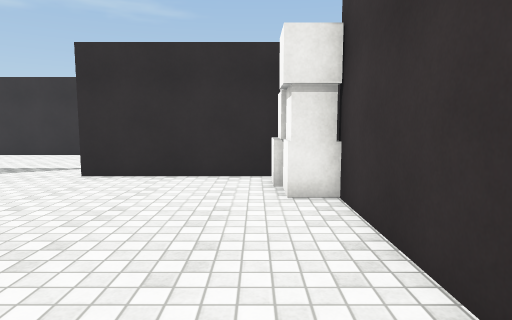
[1] (above)

15 first-person views from a walk through a scene from a Unity 3-D project. The camera is 1.3 m above the floor, tilts 6° down and sees 75° across. The floor is counted in squares, 1 m on a side. Each view is taken from the middle of a square. On the plan, view 1 faces up. The plan holds only what a view shows up to about 14 squares ahead; the rest is blank. The place goes on beyond the plan. The player character is not drawn. Some surface patterns are stand-ins.

[2]
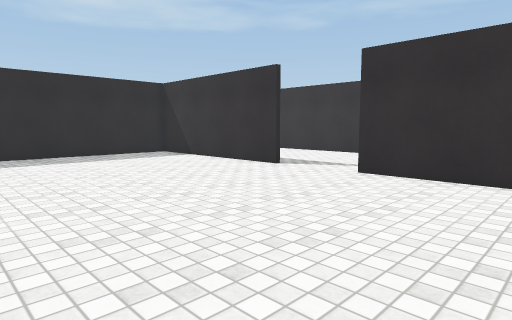

[3]
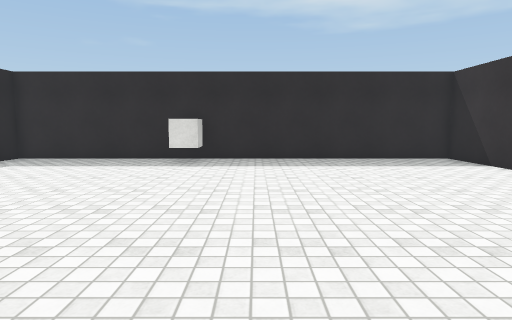

[4]
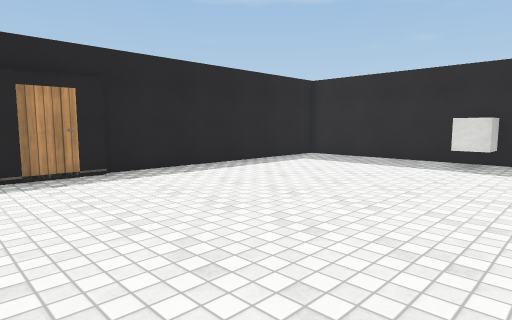

[5]
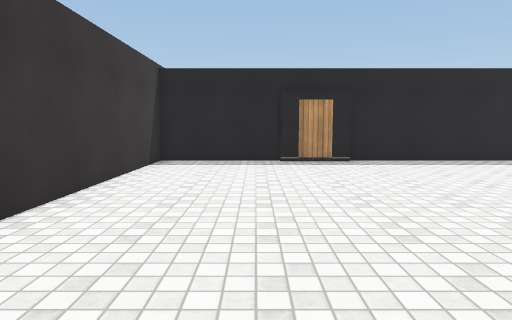

[6]
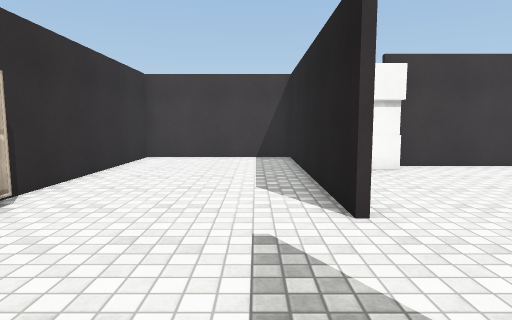

[7]
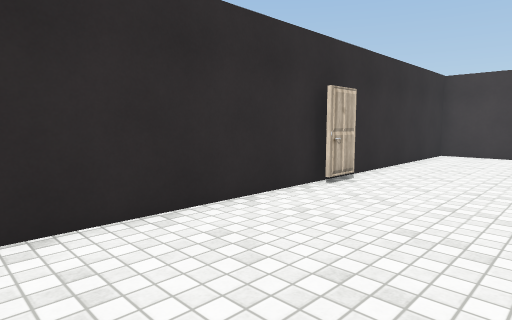

[8]
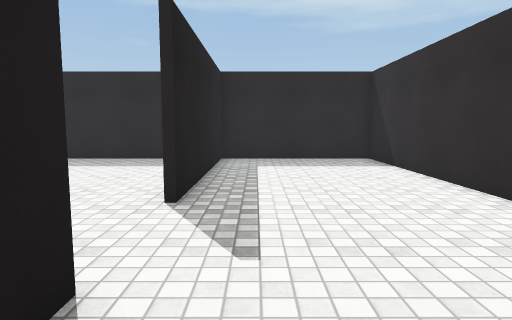

[9]
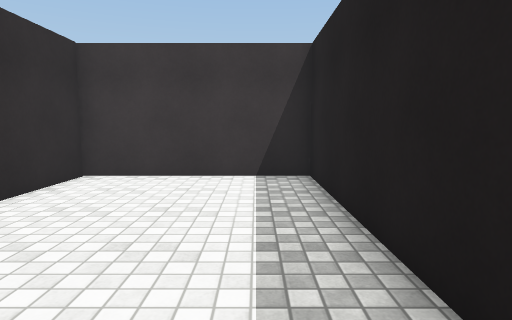

[10]
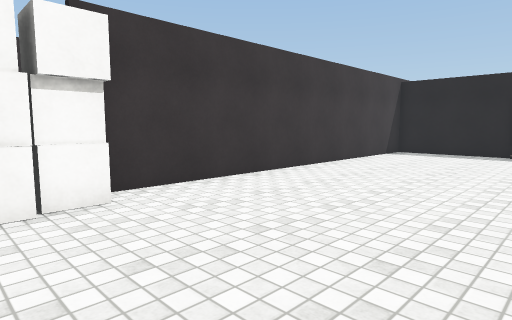

[11]
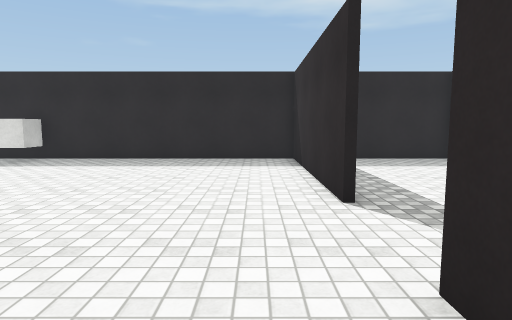

[12]
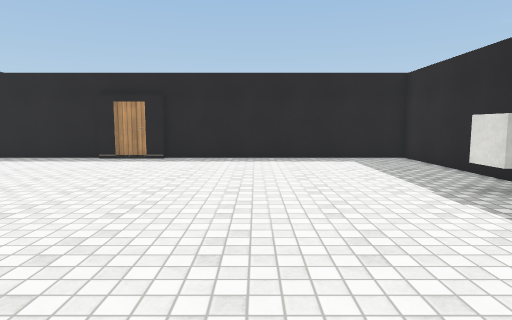

[13]
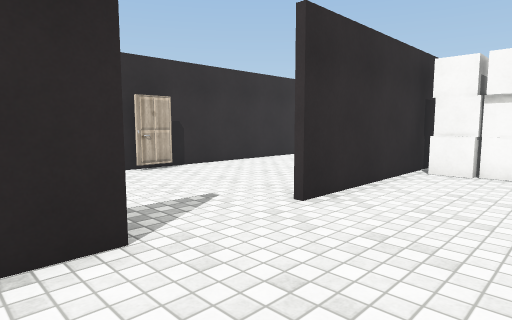

[14]
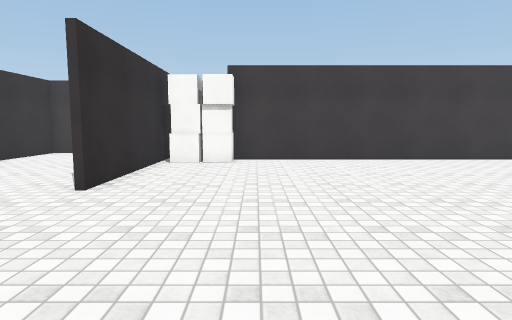

[15]
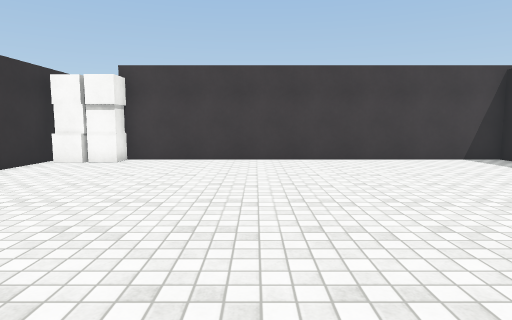

### Floor plan
Points are (right, up) in squares from view 1. A wall is a line through its corners. A room is listed if a view was taken in it or the views show most of it. See-through windows are left out.
Room 1 (views 1, 2, 3, 4, 5, 6, 7, 8, 9, 10, 11, 12, 13, 14, 15)
walls: (-7.4, 8.4) (-14.9, 8.4) (-14.9, -8.2) (-5.4, -8.2); (-4.5, 8.6) (4.5, 8.6) (4.5, 14.4) (-14.9, 14.4) (-14.9, 8.6) (-7.5, 8.6); (1.5, 8.4) (-4.5, 8.4); (-3.5, 14) (-4.8, 14); (-5.5, -8) (-2.9, -8); (-3, -8.2) (1.5, -8.2) (1.5, 6.1)
objects: other object (-14, -2) to (-14, -1); other object (0, 6) to (1, 8)

Where each view was taken, in squares from view 1:
view 1: 0 up, 0 right, facing up
view 2: 0 up, 0 right, facing up-left
view 3: 1 up, 2 left, facing left
view 4: 1 up, 2 left, facing down-left
view 5: 4 up, 2 left, facing down
view 6: 10 up, 9 left, facing right
view 7: 10 up, 11 left, facing up-right
view 8: 10 up, 2 left, facing left
view 9: 10 up, 4 left, facing right
view 10: 8 up, 5 left, facing down-right
view 11: 7 up, 2 left, facing left
view 12: 5 up, 9 left, facing down
view 13: 5 up, 9 left, facing up-right
view 14: 5 up, 11 left, facing right
view 15: 1 up, 11 left, facing right
